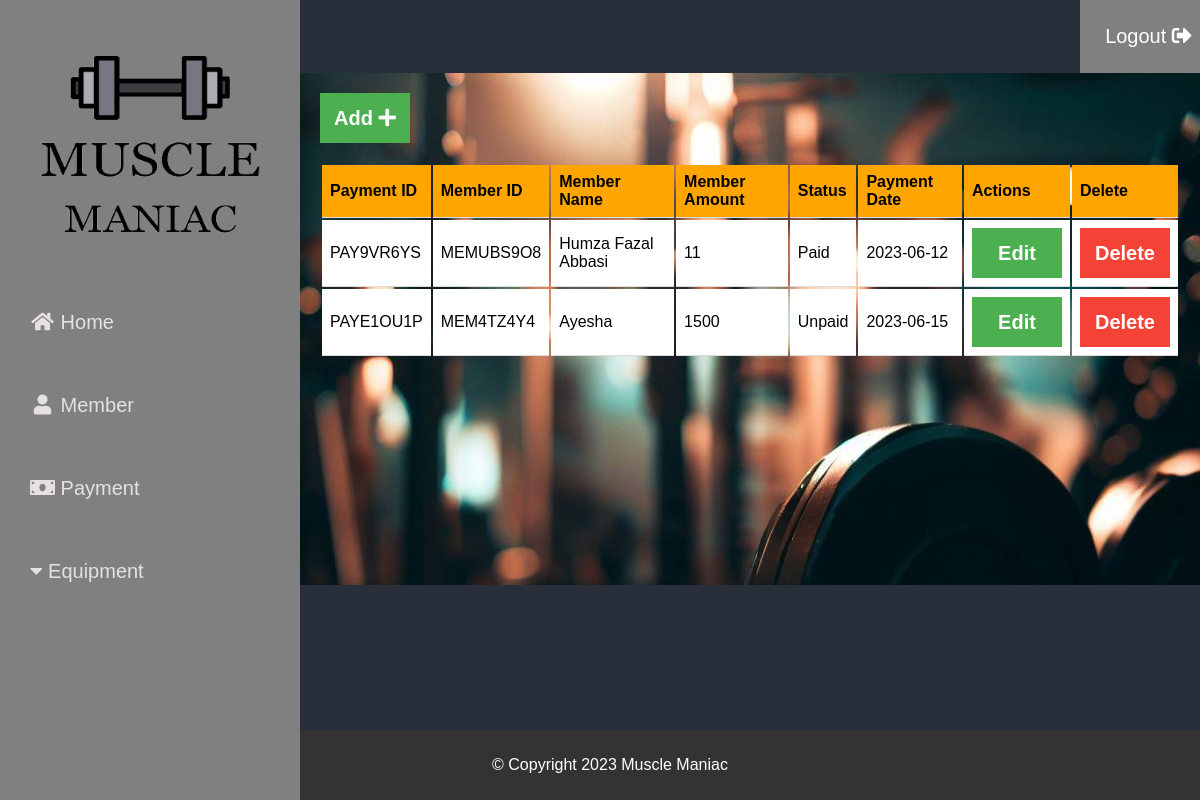
The app's page /payment.php with its own data.
### tables this page shows
CREATE TABLE `payment` (
  `payment_id` varchar(10) NOT NULL,
  `member_id` varchar(10) NOT NULL,
  `member_name` varchar(20) NOT NULL,
  `member_amount` int(10) NOT NULL,
  `status` varchar(10) NOT NULL,
  `payment_date` date NOT NULL
);

### payment.php (the view, shortened to what this page needs)
<!DOCTYPE html>
<html lang="en">
<head>
  <link rel="stylesheet" href="https://cdnjs.cloudflare.com/ajax/libs/font-awesome/5.15.4/css/all.min.css">
  <link rel="stylesheet" href="gym.css">
</head>
<body>
  <div class="main-container">
  <div class="logout">
  <button><a href="login.php"> Logout <i class="fas fa-sign-out-alt"></i> </a></button>
  </div>
  <div class="sidebar">
  <a href="dashboard.php">
    <img src="Muscle1.png" alt="logo" width="250px" height="200px">
  </a>
  <a class="foo" href="dashboard.php"><i class="fa fa-fw fa-home"></i> Home</a>
  <a class="foo" href="member.php"><i class="fa fa-fw fa-user"></i> Member</a>
  <a class="foo" href="payment.php"><i class="fas fa-money-bill"></i> Payment</a>
  <div class="dropdown">
      <a class="dropbtn" id="equip"><i class="fas fa-caret-down"></i> Equipment</a>
    </div>
</div>
<div class="container-wrapper" style="background-image: url(back.jpeg); background-repeat: no-repeat;background-size: cover;">
<a href="paymentadd.php" class="add-button"><button> Add <i class="fas fa-plus"></i></button></a>
<table>
  <tr>
    <th>Payment ID</th>
    <th>Member ID</th>
    <th>Member Name</th>
    <th>Member Amount</th>
    <th>Status</th>
    <th>Payment Date</th>
    <th>Actions</th>
    <th>Delete</th>
  </tr>
  <?php
$servername = "localhost";
$username = "root";
$password = "";
$dbname = "gym";
$conn = new mysqli($servername, $username, $password, $dbname);
$sql = "SELECT * FROM payment";
$results = $conn->query($sql);
if ($results->num_rows > 0) {
    while ($row = $results->fetch_assoc()) {
        echo "<tr>";
        echo "<td>" . $row["payment_id"] . "</td>";
        echo "<td>" . $row["member_id"] . "</td>";
        echo "<td>" . $row["member_name"] . "</td>";
        echo "<td>" . $row["member_amount"] . "</td>";
        echo "<td>" . $row["status"] . "</td>";
        echo "<td>" . $row["payment_date"] . "</td>";
        echo "<td>
            <form method='post' action='paymentupdate.php'>
              <input type='hidden' name='payment_id' value='" . $row["payment_id"] . "'>
              <button type='submit' class='edit-button'>Edit</button>
            </form>
          </td>";
        echo "<td>
          <form method='post' action='paymentdelete.php'>
            <input type='hidden' name='payment_id' value='" . $row["payment_id"] . "'>
            <button type='submit' class='delete-button'>Delete</button>
          </form>
        </td>";
        echo "</tr>";
    }
} else {
    echo "<tr><td colspan='8'>No payments found</td></tr>";
}
?>
</table>
  </div>
    <div class="footer">
      <p>&copy; Copyright 2023 Muscle Maniac</p>
    </div>
  </div>
</body>
</html>

### gym.css (style rules this page uses)
body { margin:0; padding:0; width: 100%; height: 100%; font-family: 'Arial', sans-serif; }
.main-container { background:rgb(41, 46, 59); position:absolute; top:0px; right:0px; bottom:0px; left:0px; }
.sidebar { height: 100%; width: 300px; position: fixed; z-index: 1; top: 0; left: 0; background-color: #808080; overflow-x: hidden; padding-top: 16px; }
.sidebar a { padding: 30px; text-decoration: none; font-size: 20px; color: #e6e1e1; display: block; }
.logout button { margin-left: 90%; height: 73px; width: 137px; text-decoration: none; border-style: none; font-size: 20px; padding: 10px; background-color: gray; }
.logout button a { color:white; text-decoration:none; }
.footer { margin:0; background-color: #333; color: #fff; padding: 10px; text-align: center; position: fixed; bottom: 0; width: 100%; }

### payment.php (style rules this page uses)
.container-wrapper { margin-left: 300px; padding: 20px; height: 472px; display: flex; flex-direction: column; align-items: flex-start; }
.container-wrapper button { height: 50px; width: 90px; text-decoration: none; border-style: none; font-size: 20px; padding: 10px; color: white; background-color: #4caf50; font-weight:bold; cursor: pointer; }
table { border: collapse; }
th, td { background-color: white; text-align: left; padding: 8px; border-bottom: 1px solid #ddd; }
th { background-color: #FFA500; color: black; }
.add-button { margin-bottom: 20px; }
.container-wrapper .edit-button { background-color: #4CAF50; color: white; padding: 8px; border: none; cursor: pointer; }
.container-wrapper .delete-button { background-color: #f44336; color: white; padding: 8px; border: none; cursor: pointer; }

### records on screen
payment: payment_id "PAY9VR6YS", member "MEMUBS9O8", member_name "Humza Fazal Abbasi", member_amount "11", status "Paid", payment_date "2023-06-12"
payment: payment_id "PAYE1OU1P", member "MEM4TZ4Y4", member_name "Ayesha", member_amount "1500", status "Unpaid", payment_date "2023-06-15"
